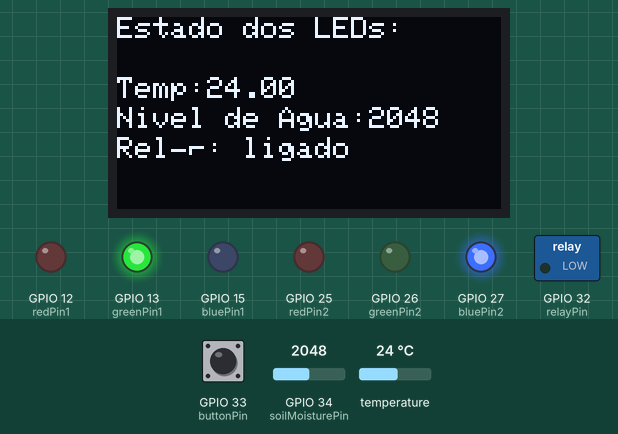
This sketch was run on a simulated ESP32. On the bench: 128×64 one-colour display, switched loads named in the sketch (green lamp = pin HIGH), output pins drawn as LEDs (lit = HIGH). Inputs (shaded band) come from the test bench; at power-on: temperature 24 °C, GPIO 33 (buttonPin) HIGH, GPIO 34 (soilMoisturePin) = 2048. The display library's start-up logo is not drawn; what the sketch prints to the serial monitor is not drawn.

Above: at 3.4 s.
3.5 s: temperature set to 15.7 °C
At 5.4 s:
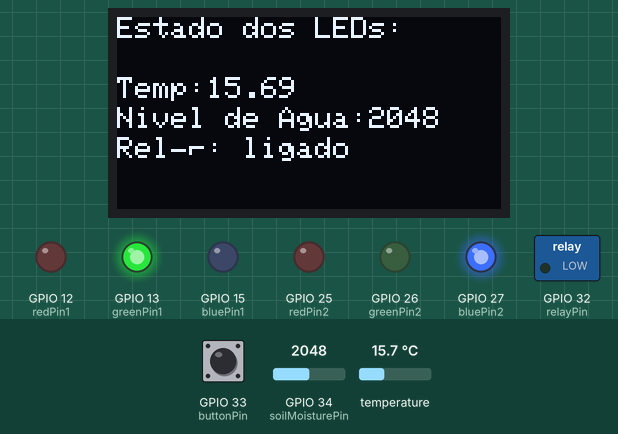
6.1 s: temperature set to 14.3 °C
At 7.6 s:
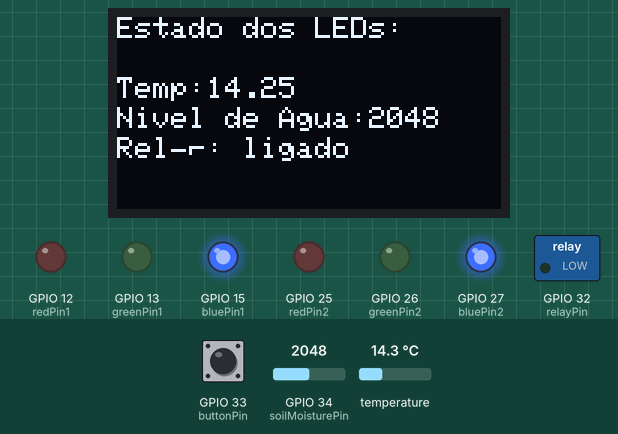
8.5 s: GPIO 33 (buttonPin) pulled LOW for 2.1 s
At 11.6 s:
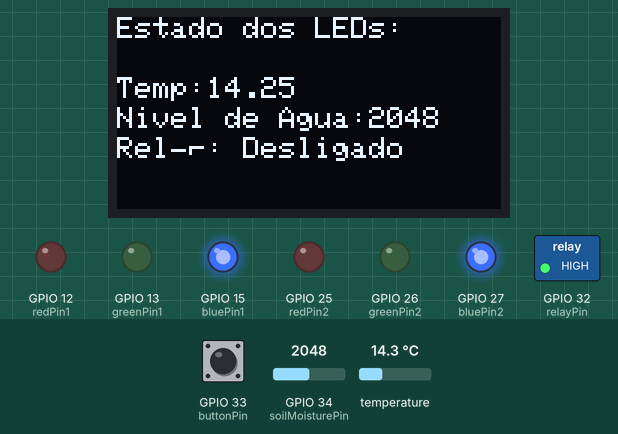
12.1 s: GPIO 34 (soilMoisturePin) set to 1941
At 14.8 s:
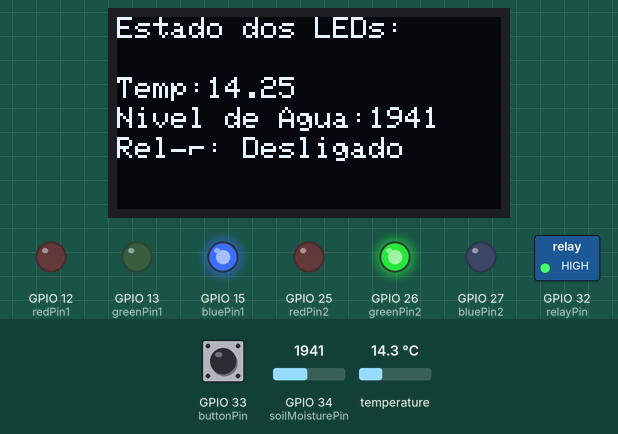
15.3 s: GPIO 34 (soilMoisturePin) set to 2340
At 17.0 s:
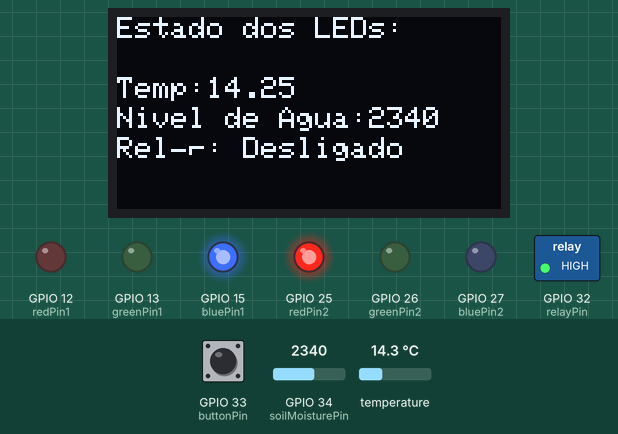
17.7 s: GPIO 33 (buttonPin) pulled LOW for 2.1 s
At 19.8 s:
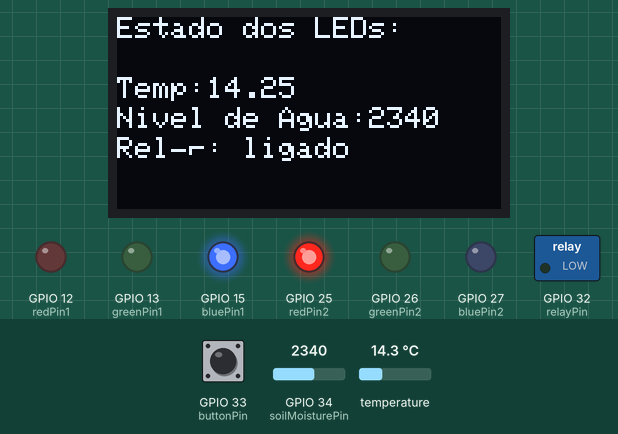
Timing chart, 0 to 21.3 s (numbered marks = the images above; inputs shaded):
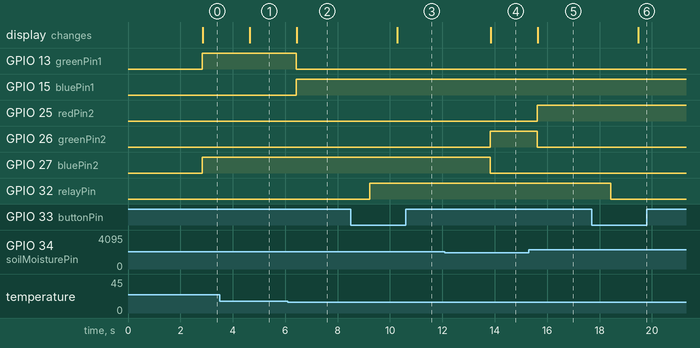

The sketch:

script_v1.ino
```cpp
#include <Wire.h>
#include <Adafruit_GFX.h>
#include <Adafruit_SSD1306.h>
#include <OneWire.h>
#include <DallasTemperature.h>

// Define os pinos dos LEDs RGB
const int redPin1 = 12;     // Pino do LED vermelho 1
const int greenPin1 = 13;   // Pino do LED verde 1
const int bluePin1 = 15;    // Pino do LED azul 1

const int redPin2 = 25;     // Novo pino do LED vermelho 2
const int greenPin2 = 26;   // Novo pino do LED verde 2
const int bluePin2 = 27;    // Novo pino do LED azul 2

// Pino do sensor de temperatura DS18B20
const int oneWireBus = 4;   // Pino GPIO para o DQ do DS18B20

// Pino do sensor de umidade do solo
const int soilMoisturePin = 34;  // Pino analógico para o sensor de umidade do solo

// Pino do relé
const int relayPin = 32;  // Pino digital para o relé

// Pino do botão
const int buttonPin = 33; // Pino digital para o botão

bool relayState = false;

// Inicializa o sensor OneWire e a biblioteca DallasTemperature
OneWire oneWire(oneWireBus);
DallasTemperature sensors(&oneWire);

// Configuração do display OLED
#define SCREEN_WIDTH 128
#define SCREEN_HEIGHT 64
#define OLED_RESET    -1 // Reset pin # (or -1 if sharing Arduino reset pin)
Adafruit_SSD1306 display(SCREEN_WIDTH, SCREEN_HEIGHT, &Wire, OLED_RESET);

void setup() {
  Serial.begin(9600); // Inicializa a comunicação serial

  // Inicializa o display OLED
  if(!display.begin(SSD1306_SWITCHCAPVCC, 0x3C)) { // Endereço I2C padrão é 0x3C
    Serial.println(F("Falha ao inicializar o display SSD1306"));
    for(;;);
  }
  display.display();
  delay(2000); // Pause for 2 seconds
  display.clearDisplay();

  // Inicializa o sensor DS18B20
  sensors.begin();

  // Configura os pinos dos LEDs RGB como saída
  pinMode(redPin1, OUTPUT);
  pinMode(greenPin1, OUTPUT);
  pinMode(bluePin1, OUTPUT);

  pinMode(redPin2, OUTPUT);
  pinMode(greenPin2, OUTPUT);
  pinMode(bluePin2, OUTPUT);

  // Configura o pino do relé como saída
  pinMode(relayPin, OUTPUT);

  // Configura o pino do botão como entrada
  pinMode(buttonPin, INPUT_PULLUP); // Habilita o pull-up interno

  // Inicializa os estados dos LEDs como desligados
  digitalWrite(redPin1, LOW);
  digitalWrite(greenPin1, LOW);
  digitalWrite(bluePin1, LOW);

  digitalWrite(redPin2, LOW);
  digitalWrite(greenPin2, LOW);
  digitalWrite(bluePin2, LOW);

  // Define o estado inicial do relé
  digitalWrite(relayPin, relayState ? HIGH : LOW);
}

void loop() {
  // Verifica o estado do botão
  if (digitalRead(buttonPin) == LOW) {
    // Inverte o estado do relé quando o botão é pressionado
    relayState = !relayState;
    digitalWrite(relayPin, relayState ? HIGH : LOW);
    delay(250); // Delay pequeno para evitar o efeito de bouncing
  }

  // Atualiza a leitura do sensor de temperatura
  sensors.requestTemperatures();
  float temperatureC = sensors.getTempCByIndex(0);
  Serial.print("Temperatura: ");
  Serial.print(temperatureC);
  Serial.println(" C");

  // Lê o valor do sensor de umidade do solo
  int soilMoistureValue = analogRead(soilMoisturePin);
  Serial.print("Nivel de Agua: ");
  Serial.println(soilMoistureValue);

  // Controla o LED RGB 1 com base na temperatura
  if (temperatureC < 15.0) {
    digitalWrite(redPin1, LOW);
    digitalWrite(greenPin1, LOW);
    digitalWrite(bluePin1, HIGH);
  } else if (temperatureC >= 15.0 && temperatureC <= 25.0) {
    digitalWrite(redPin1, LOW);
    digitalWrite(greenPin1, HIGH);
    digitalWrite(bluePin1, LOW);
  } else if (temperatureC > 25.0) {
    digitalWrite(redPin1, HIGH);
    digitalWrite(greenPin1, LOW);
    digitalWrite(bluePin1, LOW);
  }

  // Controla o LED RGB 2 com base no nível de água
  if (soilMoistureValue < 2000) {  // Ajuste este valor conforme necessário
    digitalWrite(redPin2, LOW);
    digitalWrite(greenPin2, HIGH);
    digitalWrite(bluePin2, LOW);
  } else if (soilMoistureValue >= 2000 && soilMoistureValue < 2300) {  // Ajuste este valor conforme necessário
    digitalWrite(redPin2, LOW);
    digitalWrite(greenPin2, LOW);
    digitalWrite(bluePin2, HIGH);
  } else {
    digitalWrite(redPin2, HIGH);
    digitalWrite(greenPin2, LOW);
    digitalWrite(bluePin2, LOW);
  }

  // Atualiza o display OLED com a temperatura e o nível de água
  display.clearDisplay();
  display.setTextSize(1);
  display.setTextColor(SSD1306_WHITE);
  display.setCursor(0,0);
  display.print("Estado dos LEDs:");

  display.setCursor(0,20);
  display.print("Temp:");
  display.println(temperatureC);


  display.setCursor(0,30);
  display.print("Nivel de Agua:");
  display.println(soilMoistureValue);

  display.setCursor(0,40);
  display.print("Relé: ");
  display.println(relayState ? "Desligado" : "ligado");

  display.display();

  delay(1000); // Atualiza a cada 1 segundo
}
```

Measured:
- the behaviour switches between 15 and 14.9 °C on temperature (found by bisection; images 1 and 2)
- the behaviour switches between 2000 and 1999 on GPIO 34 (soilMoisturePin) (found by bisection; images 3 and 4)
- after the input at 3.5 s, the display: changes after 1.2 s (image 1)
- after the input at 6.1 s, GPIO 13 (greenPin1): HIGH → LOW after 0.32 s; GPIO 15 (bluePin1): LOW → HIGH after 0.32 s; the display: changes after 0.34 s (image 2)
- after the input at 8.5 s, GPIO 32 (relayPin): LOW → HIGH after 0.73 s; the display: changes after 1.8 s (image 3)
- after the input at 12.1 s, GPIO 26 (greenPin2): LOW → HIGH after 1.7 s; GPIO 27 (bluePin2): HIGH → LOW after 1.7 s; the display: changes after 1.8 s (image 4)
- after the input at 15.3 s, GPIO 25 (redPin2): LOW → HIGH after 0.32 s; GPIO 26 (greenPin2): HIGH → LOW after 0.32 s; the display: changes after 0.34 s (image 5)
- after the input at 17.7 s, GPIO 32 (relayPin): HIGH → LOW after 0.73 s; the display: changes after 1.8 s (image 6)
